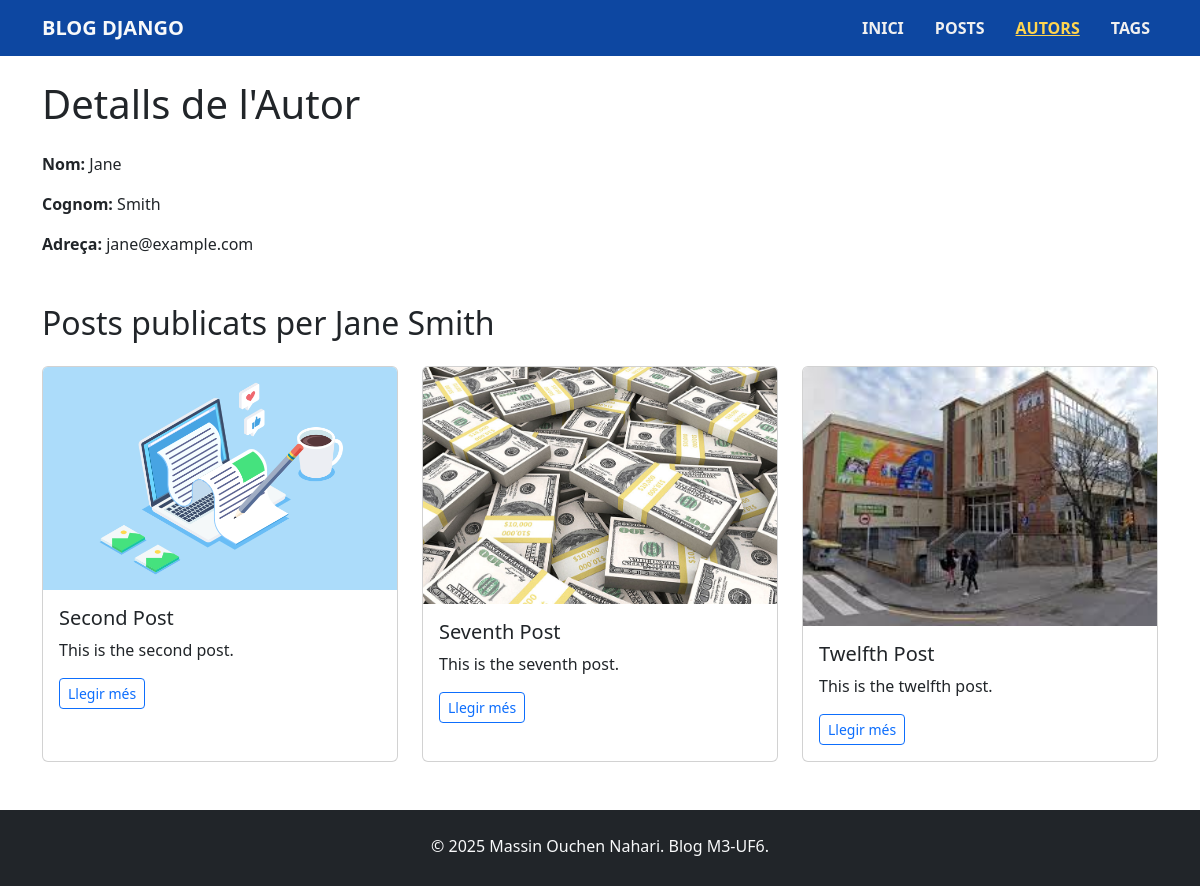
The page /authors/2/ on the database its author committed.
### blog/models.py (models this page shows, shortened)
class Author(models.Model):
    first_name = models.CharField(max_length=100)
    last_name = models.CharField(max_length=100)
    email = models.EmailField(unique=True)

class Post(models.Model):
    title = models.CharField(max_length=200)
    excerpt = models.TextField(max_length=300)
    image_name = models.CharField(max_length=100)
    date = models.DateField()
    slug = models.SlugField(unique=True, blank=False)
    content = models.TextField()
    author = models.ForeignKey('Author', on_delete=models.CASCADE, null=True, blank=True)
    tags = models.ManyToManyField('Tag')

### blog/views.py (the view)
# urls.py: path('authors/<int:pk>/', views.author_detail, name='author-detail'),
def author_detail(request, pk):
    author = get_object_or_404(Author, pk=pk)
    posts = Post.objects.filter(author=author).order_by('-date')
    return render(request, 'blog/author_detail.html', {'author': author, 'posts': posts})

### blog/templates/blog/author_detail.html
{% extends 'blog/base.html' %}
{% load static %}
{% block content %}
  <h1 class="mb-4">Detalls de l'Autor</h1>
  <p><strong>Nom:</strong> {{ author.first_name }}</p>
  <p><strong>Cognom:</strong> {{ author.last_name }}</p>
  <p><strong>Adreça:</strong> {{ author.email }}</p>
  <h2 class="mt-5 mb-4">Posts publicats per {{ author.first_name }} {{ author.last_name }}</h2>
  <div class="row row-cols-1 row-cols-md-3 g-4">
    {% for post in posts %}
      <div class="col">
        <div class="card h-100">
          <img src="{% static 'blog/images/' %}{{ post.image_name }}" class="card-img-top" alt="{{ post.title }}">
          <div class="card-body">
            <h5 class="card-title">{{ post.title }}</h5>
            <p class="card-text">{{ post.excerpt }}</p>
            <a href="{% url 'post_detail' post.slug %}" class="btn btn-outline-primary btn-sm">Llegir més</a>
          </div>
        </div>
      </div>
    {% empty %}
      <p>Aquest autor encara no ha publicat cap post.</p>
    {% endfor %}
  </div>
{% endblock %}

### rows shown on the page
Author: first_name "Jane", last_name "Smith", email "jane@example.com"
Post: image_name (picture), title "Second Post", excerpt "This is the second post."
Post: image_name (picture), title "Seventh Post", excerpt "This is the seventh post."
Post: image_name (picture), title "Twelfth Post", excerpt "This is the twelfth post."
